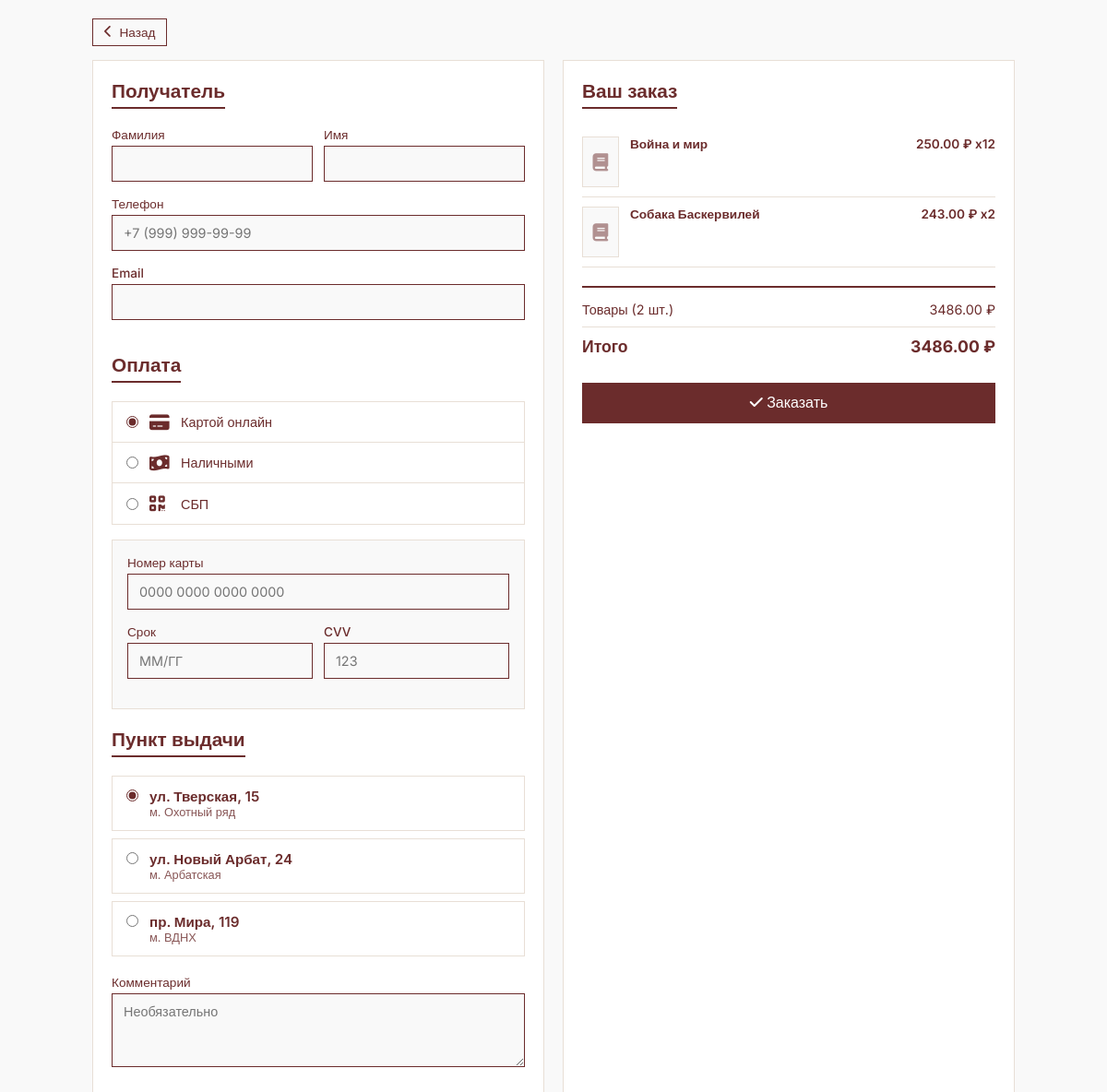
The page /users/checkout/ (signed in) on the database as committed earlier.
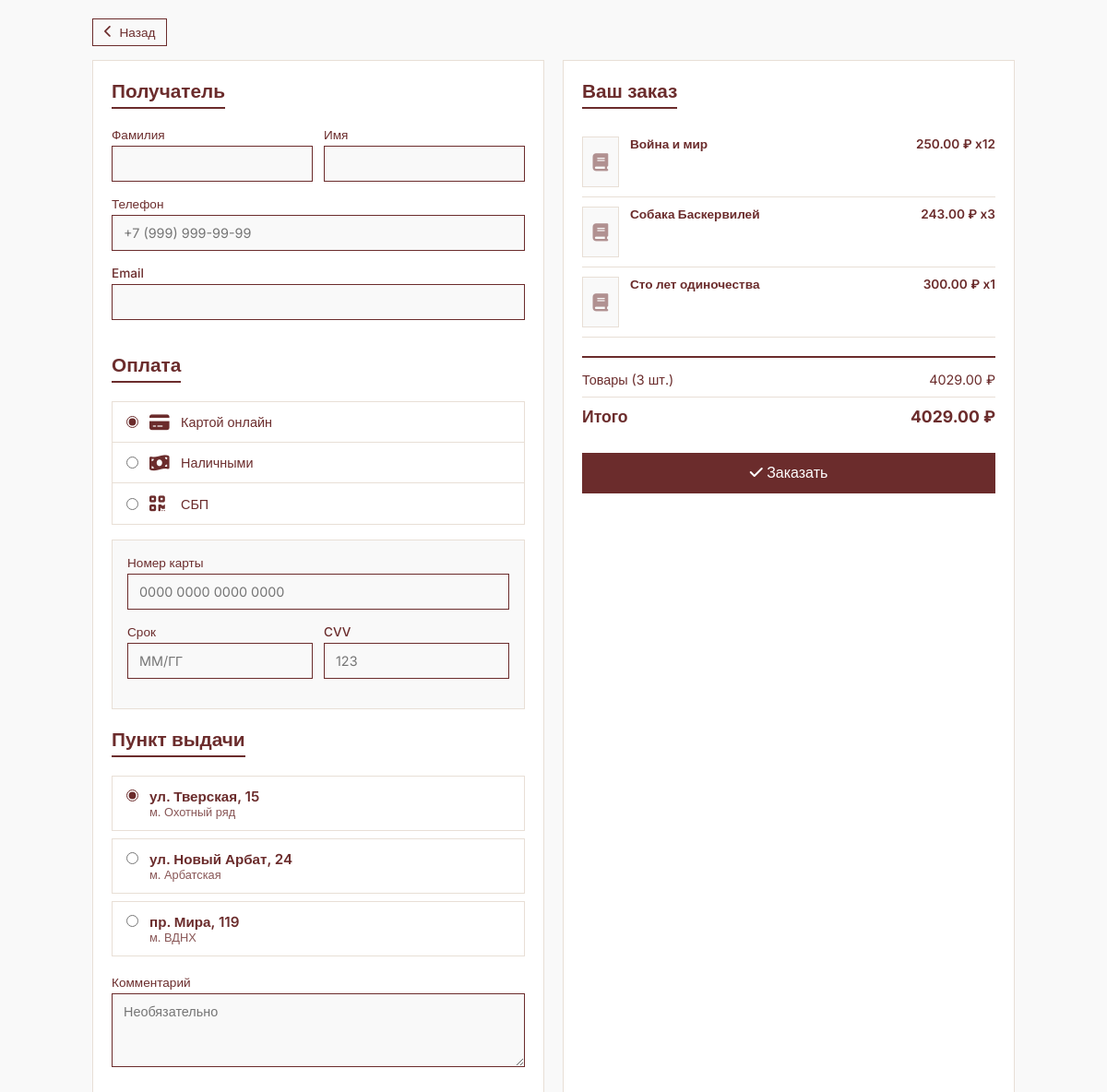
The same page on the database as committed later.
### books/models.py (models this page shows, shortened)
class Basket(models.Model):
    user = models.ForeignKey(User, on_delete=models.CASCADE)
    book = models.ForeignKey(Book, on_delete=models.CASCADE)
    quantity = models.PositiveIntegerField(default=1)
    created_time = models.DateTimeField(auto_now_add=True)
    def sum(self):
        return self.quantity * self.book.price

class Book(models.Model):
    title = models.CharField(max_length=256)
    author = models.ForeignKey(Author, on_delete=models.CASCADE)
    price = models.DecimalField(max_digits=8, decimal_places=2)
    quantity_in_stock = models.PositiveIntegerField(default=1)
    description = models.TextField(blank=True)
    publication_year = models.PositiveSmallIntegerField(
        verbose_name='publication year',
        blank=True,
        null=True,
        help_text='Enter the year of publication'
    )
    cover_image_url = models.ImageField(upload_to='books/')
    catalog_id = models.ForeignKey(Catalog, on_delete=models.PROTECT)
    COVER_TYPES = [
        ('hard', 'Твёрдая обложка'),
        ('soft', 'Мягкая обложка'),
        ('special', 'Специальная обложка'),
    ]
    AGE_RESTRICTIONS = [
        (0, '0+'),
        (6, '6+'),
        (12, '12+'),
        (16, '16+'),
        (18, '18+'),
    ]
    age_restriction = models.IntegerField(
        choices=AGE_RESTRICTIONS,
        default=0,validators=[MinValueValidator(0), MaxValueValidator(18)]
    )
    cover_type = models.CharField(max_length=10,choices=COVER_TYPES,default='hard'
    )
    publisher = models.ForeignKey(
        Publisher,
        on_delete=models.SET_NULL,
        null=True,
        blank=True,
        related_name='books'
    )
    publisher_brand = models.CharField(max_length=200)
    class Meta:
        verbose_name = 'Book'

### users/views.py (the view)
# urls.py: path('checkout/', checkout, name='checkout'),
@login_required
def checkout(request):
    baskets = Basket.objects.filter(user=request.user)
    if not baskets.exists():
        return redirect('books:index')
    total_sum = sum(basket.sum() for basket in baskets)
    total_quantity = baskets.count()
    context = {
        'baskets': baskets,
        'total_sum': total_sum,
        'total_quantity': total_quantity,
    }
    return render(request, 'users/checkout.html', context)

### users/templates/users/checkout.html (shortened to what the changed rows need)
<!DOCTYPE html>
<html lang="en">
<head>
  <link rel="stylesheet" href="https://cdnjs.cloudflare.com/ajax/libs/font-awesome/6.4.0/css/all.min.css">
</head>
<body>
  <div class="checkout-wrapper">
    <div class="checkout-container">
      <div class="checkout-form">
        <h2 class="section-title">Получатель</h2>
        <form id="checkoutForm" method="post" action="{% url 'users:profile' %}">
          <h2 class="section-title" style="margin-top:20px;">Оплата</h2>
          <h2 class="section-title" style="margin-top:20px;">Пункт выдачи</h2>
        </form>
      </div>
      <div class="order-summary">
        <h2 class="section-title">Ваш заказ</h2>
        <div class="order-items">
          {% for basket in baskets %}
          <div class="order-item">
            <div class="order-item-image">
              {% if basket.book.cover_image %}
                <img src="{{ basket.book.cover_image_url }}" alt="">
              {% else %}
                <i class="fas fa-book"></i>
              {% endif %}
            </div>
            <div class="order-item-info">
              <div class="order-item-title">{{ basket.book.title|truncatechars:20 }}</div>
            </div>
            <div class="order-item-price">
              {{ basket.book.price }} ₽ x{{ basket.quantity }}
            </div>
          </div>
          {% endfor %}
        </div>
        <div class="order-total">
          <div class="total-row">
            <span>Товары ({{ total_quantity }} шт.)</span>
            <span>{{ total_sum }} ₽</span>
          </div>
          <div class="total-row final">
            <span>Итого</span>
            <span>{{ total_sum }} ₽</span>
          </div>
        </div>
      </div>
    </div>
  </div>
</body>
</html>

Rows that differ between the two databases and show on the page:
changed Basket "Собака Баскервилей": quantity "2" → "3"
added Basket: book "Сто лет одиночества", book.price "300.00", quantity "1"
Other text that changed with them:
{{ total_quantity }}: "2" → "3"
{{ total_sum }}: "3486.00" → "4029.00"
